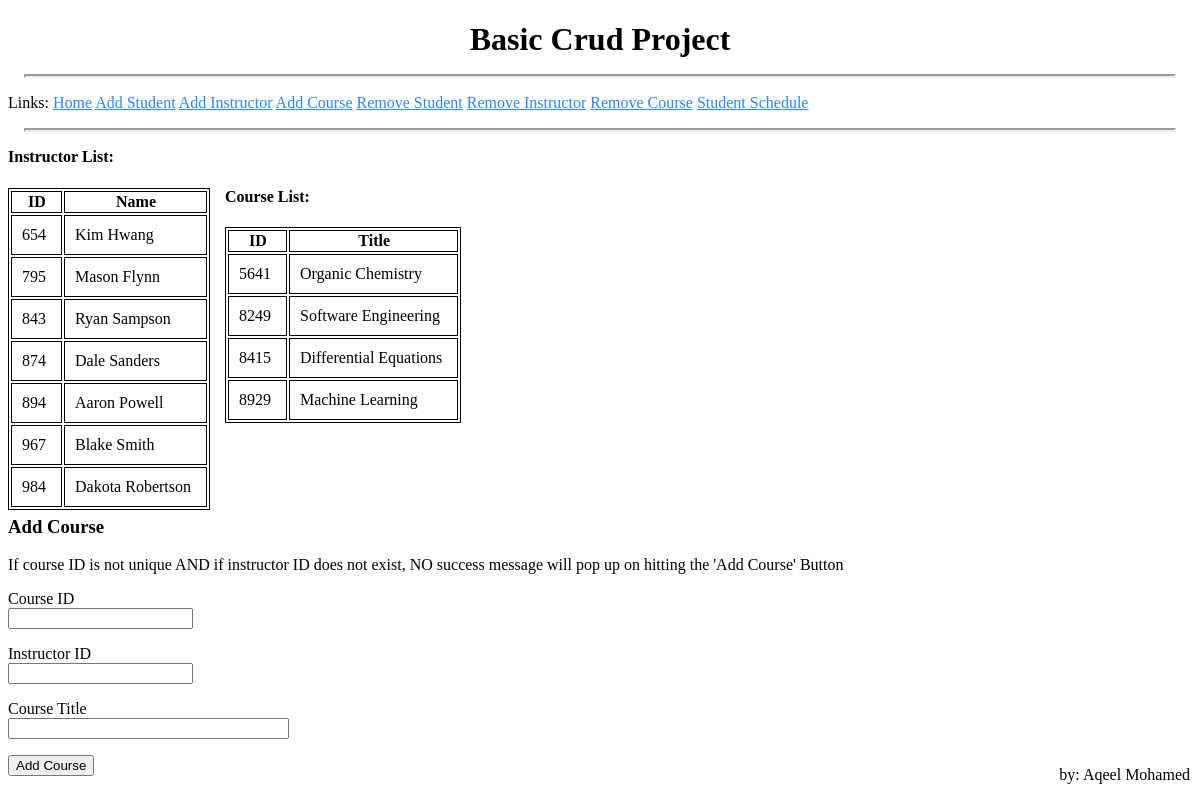
/add_course, run on the app's committed database.
### app/models.py (models this page shows, shortened)
class Instructor(db.Model):
    instructor_id = db.Column(db.Integer, primary_key=True)
    name = db.Column(db.String)
    department = db.Column(db.String)

class Course(db.Model):
    course_id = db.Column(db.Integer, primary_key=True)
    instructor_id = db.Column(db.Integer, db.ForeignKey('instructor.instructor_id'))
    title = db.Column(db.String)

### app/routes.py (the view, shortened to what this page needs)
@app.route('/add_course', methods=['GET', 'POST'])
def addCourse():
    form = AddCourse()
    connection = sqlite3.connect("app.db")
    crsr = connection.cursor()
    crsr.execute('SELECT instructor.instructor_id, instructor.name from instructor')
    insList = crsr.fetchall()
    crsr.execute('SELECT course.course_id, course.title from course')
    courseList = crsr.fetchall()
    return render_template('add_course.html', title='Add Course', form=form, insList=insList, courseList=courseList)

### app/templates/add_course.html (shortened to what this page needs)
{% extends "base.html" %}
{% block content %}
    <h4>Instructor List: </h4>
    <div id="lists">
        <div id="instructorList">
            <table style="float: left; margin-right:15px">
                <tr>
                    <th> ID </th>
                    <th> Name </th>
                </tr>
                {% for instructor in insList %}
                    <tr>
                        <td> {{ instructor[0] }} </td>
                        <td> {{ instructor[1] }} </td>
                    </tr>
                {% endfor %}
            </table>
        </div>
        <h4>Course List: </h4>
        <div id="courseList">
            <table style="float: left; margin-right:15px">
                <tr>
                    <th> ID </th>
                    <th> Title </th>
                </tr>
                {% for course in courseList %}
                    <tr>
                        <td> {{ course[0] }} </td>
                        <td> {{ course[1] }} </td>
                    </tr>
                {% endfor %}
            </table>
        </div>
        <br>
    </div>
    <div id="force_text_down">
        <br>
        <br>
        <br>
        <br>
        <br>
        <br>
        <br>
        <br>
        <br>
        <br>
        <br>
        <br>
        <br>
        <br>
    </div>
    <h3> Add Course </h3>
    <p>If course ID is not unique AND if instructor ID does not exist, NO success message will pop up on hitting the 'Add Course' Button </p>
    <form action="" method="post" novalidate>
        <p>
            {{ form.course_id.label  }} <br>
            {{ form.course_id(size=32) }}
        </p>
        <p>
            {{ form.instructor_id.label  }} <br>
            {{ form.instructor_id(size=32) }}
        </p>
        <p>
            {{ form.title.label  }} <br>
            {{ form.title(size=32) }}
        </p>
        <p>
            {{ form.submit() }}
        </p>
    </form>
{% endblock %}

### app/templates/base.html (style rules this page uses)
h4 { text-align:left;margin-top:0; }
table, th, td { border: 1px solid black; }
th { padding-right:0px }
td { padding: 10px; padding-right: 15px }

### data on the page
Instructor: instructor_id "654", name "Kim Hwang"
Instructor: instructor_id "795", name "Mason Flynn"
Instructor: instructor_id "843", name "Ryan Sampson"
Instructor: instructor_id "874", name "Dale Sanders"
Instructor: instructor_id "894", name "Aaron Powell"
Instructor: instructor_id "967", name "Blake Smith"
Instructor: instructor_id "984", name "Dakota Robertson"
Course: course_id "5641", title "Organic Chemistry"
Course: course_id "8249", title "Software Engineering"
Course: course_id "8415", title "Differential Equations"
Course: course_id "8929", title "Machine Learning"
